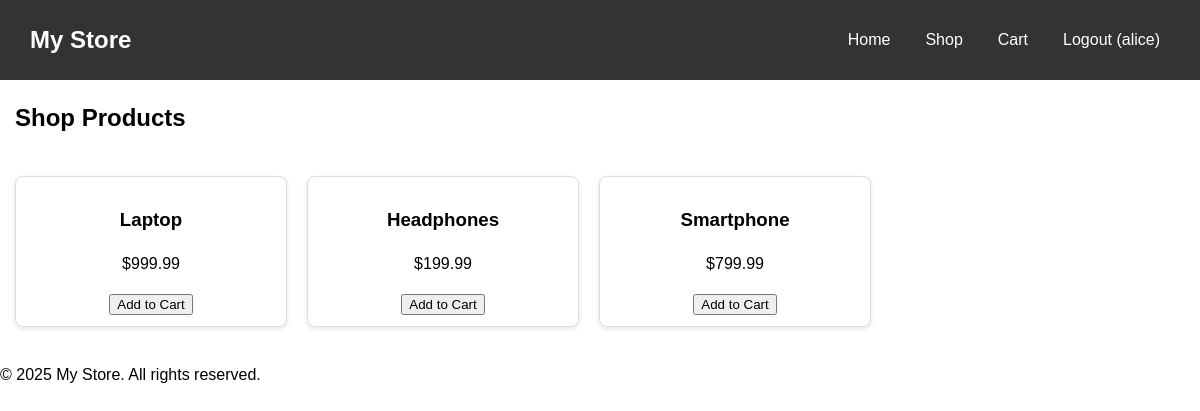
The page / (signed in) on the database its author committed.
### tables this page shows
CREATE TABLE products (
    id INTEGER PRIMARY KEY AUTOINCREMENT,
    name TEXT NOT NULL,
    price REAL NOT NULL,
    description TEXT NOT NULL
, image_url TEXT);

### app.py (the view)
@app.route('/')
def home():
    products = db.get_all_products()
    return render_template('shop.html', products=products)

### db/database.py (called while the page is built)
    def connect(self):
        conn = sqlite3.connect(self.db_path, timeout=10)
        conn.row_factory = sqlite3.Row
        return conn

    def get_all_products(self):
        with self.connect() as conn:
            products = conn.execute("SELECT * FROM products").fetchall()
        return [dict(row) for row in products]

### templates/shop.html (shortened to what this page needs)
{% extends "base.html" %}
{% block content %}
<section id="products">
  <h2>Shop Products</h2>
  <div class="product-list">
    {% for product in products %}
      <div class="product-item">
        <h3>{{ product.name }}</h3>
        <p>${{ product.price }}</p>
        <form action="{{ url_for('add_to_cart', product_id=product.id) }}" method="POST">
          <button type="submit">Add to Cart</button>
        </form>
      </div>
    {% endfor %}
  </div>
</section>
{% endblock %}

### static/styles.css (style rules this page uses)
body { font-family: Arial, sans-serif; line-height: 1.5; margin: 0px }
#products { margin: 15px; }
.product-list { display: flex; flex-wrap: wrap; gap: 20px; padding: 20px 0; }
.product-item { flex: 1 1 200px; max-width: 250px; border: 1px solid #ddd; padding: 10px; text-align: center; box-shadow: 0 2px 5px rgba(0, 0, 0, 0.1); border-radius: 8px; background-color: #fff; transition: transform 0.2s; }

### rows shown on the page
products: name "Laptop", price "999.99"
products: name "Headphones", price "199.99"
products: name "Smartphone", price "799.99"

### other values the page prints
{{ session.get('username') }} "alice"
